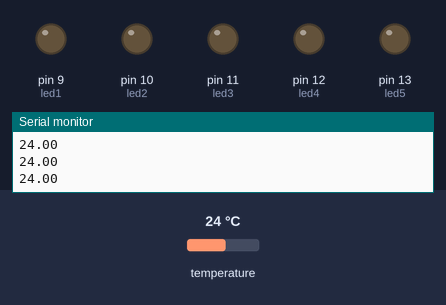
Recording of a sketch running on a simulated Arduino Uno, built with avr-gcc and run on an emulated ATmega328P. Shown: output pins drawn as LEDs (lit = HIGH), the last lines printed to the serial monitor. Dashed ring = blinking. The test bench sets the inputs (shaded band); at power-on: temperature 24 °C.

Above: at 1.2 s.
1.3 s: temperature set to 12 °C
At 1.43 s:
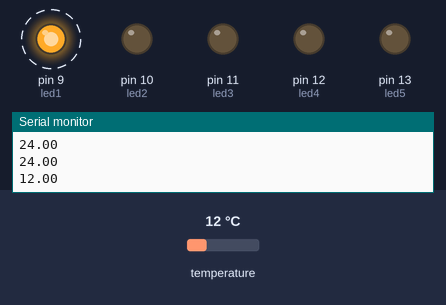
4.3 s: temperature set to 15.3 °C
7.3 s: temperature set to 16.4 °C
At 8.19 s:
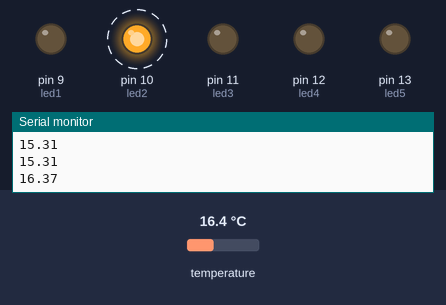
10.3 s: temperature set to 28 °C
At 11.76 s:
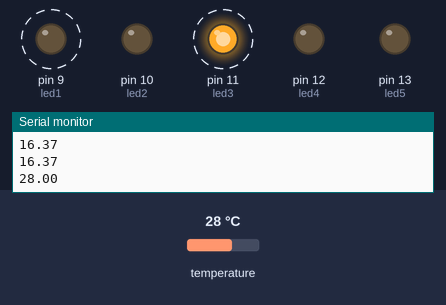
13.3 s: temperature set to 28.5 °C
At 14.4 s:
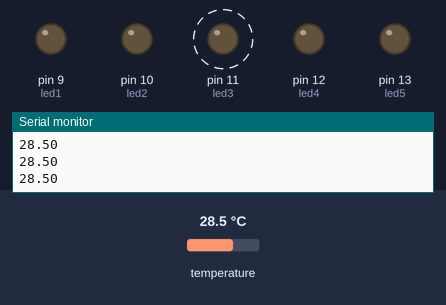
14.9 s: temperature set to 19 °C
At 15.53 s:
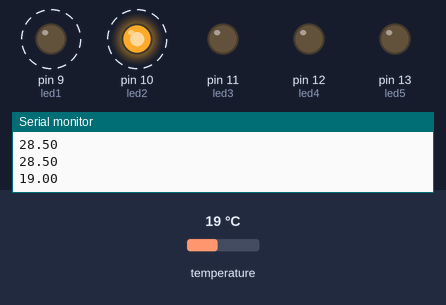
Timing chart, 0 to 18.9 s (numbered marks = the images above; inputs shaded):
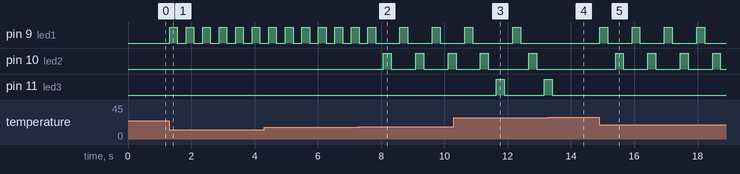

The sketch:

LeedsTemperatureListener.ino
```cpp
// Load up the OneWire Library
// This needs to go
// Mac In ~/Documents/Arduino/libraries
// Linux ~/sketchbook/libraries
// PC My Documents -> Arduino -> libraries
// Wiring from http://bildr.org/2011/07/ds18b20-arduino/
//
#include <OneWire.h>


int DS18S20_Pin = 8; //DS18S20 Signal pin on digital 8

//Temperature chip i/o Library
OneWire ds(DS18S20_Pin); // on digital pin 8

//set led pins
int led5 = 13;
int led4 = 12;
int led3 = 11;
int led2 = 10;
int led1 = 9;


void setup(void) {
  //Start the serial connection with the computer
  //to view the result open the serial monitor
  pinMode(led1, OUTPUT);
  pinMode(led2, OUTPUT);
  pinMode(led3, OUTPUT);
  pinMode(led4, OUTPUT);
  pinMode(led5, OUTPUT);
  Serial.begin(9600);
}


// Main Loop

void loop(void) {
 float temperature = getTemp();
 Serial.println(temperature);

// LED ligthing according to trigger values
// Change the temperature trigger points below to alter what LEDs light up
// based on temperature
//numberOfLEDS(5);
//delay(500);

  if (temperature < 16.0){
   NumberofLEDSFLashing(1);
   //numberOfLEDS(1);
 } else if (temperature < 24.0 && temperature >= 16.0){
   NumberofLEDSFLashing(2);
   //numberOfLEDS(2);
   //delay(500);
 } else if (temperature > 24.0 && temperature <= 28.0){
   NumberofLEDSFLashing(3);
   //numberOfLEDS(3);
   //delay(500);
 } else if (temperature > 28.0 && temperature <= 30.0){
   //NumberofLEDSFLashing(4);
   //numberOfLEDS(4);
   //delay(500);
 } else if (temperature > 30.0){
   NumberofLEDSFLashing(5);
   //numberOfLEDS(5);
   //delay(500);
 delay(500); //just here to slow down the output so it is easier to read
}
}


float getTemp(){
 //returns the temperature from one DS18S20 in DEG Celsius

 byte data[12];
 byte addr[8];

 if ( !ds.search(addr)) {
   //no more sensors on chain, reset search
   ds.reset_search();
   return -1000;
 }

 if ( OneWire::crc8( addr, 7) != addr[7]) {
   Serial.println("CRC is not valid!");
   return -1000;
 }

 if ( addr[0] != 0x10 && addr[0] != 0x28) {
   Serial.print("Device is not recognized");
   return -1000;
 }

 ds.reset();
 ds.select(addr);
 ds.write(0x44,1); // start conversion, with parasite power on at the end

 byte present = ds.reset();
 ds.select(addr);
 ds.write(0xBE); // Read Scratchpad


 for (int i = 0; i < 9; i++) { // we need 9 bytes
  data[i] = ds.read();
 }

 ds.reset_search();

 byte MSB = data[1];
 byte LSB = data[0];

 float tempRead = ((MSB << 8) | LSB); //using two's compliment
 float TemperatureSum = tempRead / 16;

 return TemperatureSum;

}

// function to easily assign LEDs
void numberOfLEDS(int num) {
  if (num == 1){
    digitalWrite(led1, HIGH);
    digitalWrite(led2, LOW);
    digitalWrite(led3, LOW);
    digitalWrite(led4, LOW);
    digitalWrite(led5, LOW);
  } else if (num == 2){
    digitalWrite(led1, HIGH);
    digitalWrite(led2, HIGH);
    digitalWrite(led3, LOW);
    digitalWrite(led4, LOW);
    digitalWrite(led5, LOW);
  } else if (num == 3){
    digitalWrite(led1, HIGH);
    digitalWrite(led2, HIGH);
    digitalWrite(led3, HIGH);
    digitalWrite(led4, LOW);
    digitalWrite(led5, LOW);
  } else if (num == 4){
    digitalWrite(led1, HIGH);
    digitalWrite(led2, HIGH);
    digitalWrite(led3, HIGH);
    digitalWrite(led4, HIGH);
    digitalWrite(led5, LOW);
  } else if (num == 5){
    digitalWrite(led1, HIGH);
    digitalWrite(led2, HIGH);
    digitalWrite(led3, HIGH);
    digitalWrite(led4, HIGH);
    digitalWrite(led5, HIGH);
  } else if (num == 0){
    digitalWrite(led1, LOW);
    digitalWrite(led2, LOW);
    digitalWrite(led3, LOW);
    digitalWrite(led4, LOW);
    digitalWrite(led5, LOW);
  }
}

void NumberofLEDSFLashing(int num) {
  for (int thisPin = 9; thisPin <= num + 8; thisPin++) {
    digitalWrite(thisPin, HIGH);
    delay(250);               // wait for a second
    digitalWrite(thisPin, LOW);    // turn the LED off by making the voltage LOW
    delay(250);

  }
}
```

Measured:
- the behaviour switches between 15.9 and 16 °C on temperature (found by bisection; images 1 and 2)
- the behaviour switches between 28 and 28.1 °C on temperature (found by bisection; images 3 and 4)
- after the input at 1.3 s, pin 9 (led1): alternates HIGH for 0.25 s and LOW for 0.27 s, starting at once
- after the input at 7.3 s, pin 10 (led2): alternates HIGH for 0.25 s and LOW for 0.77 s, starting after 0.77 s
- after the input at 10.3 s, pin 9 (led1): LOW → HIGH after 1.9 s, → LOW 0.25 s later; pin 11 (led3): LOW → HIGH after 1.3 s, → LOW 0.25 s later, → HIGH 1.3 s later
- after the input at 13.3 s, pin 9 (led1): stays LOW (without the input it goes to HIGH after 0.38 s); pin 10 (led2): stays LOW (without the input it goes to HIGH after 0.88 s)
- after the input at 14.9 s, pin 9 (led1): alternates HIGH for 0.25 s and LOW for 0.77 s, starting at once; pin 10 (led2): alternates HIGH for 0.25 s and LOW for 0.77 s, starting after 0.51 s
